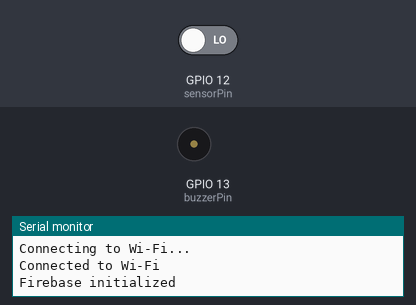
Recording of a sketch running on a simulated ESP32. On the bench: buzzer (waves = sounding, pin HIGH), the last lines printed to the serial monitor. The test bench sets the inputs (shaded band); at power-on: GPIO 12 (sensorPin) LOW. WiFi joins after 1.5 s; servers stay silent unless stated.

Above: at 3.2 s.
3.3 s: GPIO 12 (sensorPin) driven HIGH
At 3.6 s:
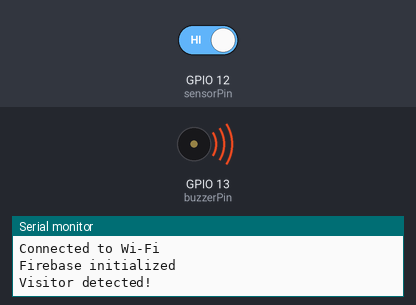
Timing chart, 0 to 6.3 s (numbered marks = the images above; inputs shaded):
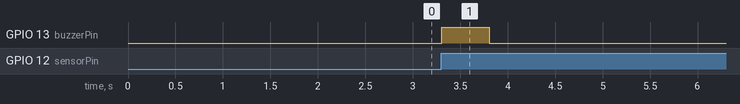

Measured:
- after the input at 3.3 s, GPIO 13 (buzzerPin): LOW → HIGH at once, → LOW 0.50 s later

The sketch:

Code.ino
```cpp
#include <WiFi.h>
#include <FirebaseESP32.h>
#include <ESPAsyncWebServer.h>
#include <ArduinoJson.h>

// Wi-Fi credentials
const char* ssid = "YOUR_WIFI_SSID";
const char* password = "YOUR_WIFI_PASSWORD";

// Firebase credentials
#define FIREBASE_HOST "your-project-id.firebaseio.com"
#define FIREBASE_AUTH "your-firebase-database-secret"

// Pins
const int sensorPin = 12; // PIR sensor pin
const int buzzerPin = 13; // Buzzer pin

// Firebase instance
FirebaseData firebaseData;

// Global variables
bool visitorDetected = false;

void setup() {
  Serial.begin(115200);

  // Initialize pins
  pinMode(sensorPin, INPUT);
  pinMode(buzzerPin, OUTPUT);

  // Connect to Wi-Fi
  WiFi.begin(ssid, password);
  while (WiFi.status() != WL_CONNECTED) {
    delay(1000);
    Serial.println("Connecting to Wi-Fi...");
  }
  Serial.println("Connected to Wi-Fi");

  // Initialize Firebase
  Firebase.begin(FIREBASE_HOST, FIREBASE_AUTH);
  Firebase.reconnectWiFi(true);

  Serial.println("Firebase initialized");
}

void loop() {
  // Check sensor input
  int sensorValue = digitalRead(sensorPin);
  if (sensorValue == HIGH && !visitorDetected) {
    visitorDetected = true;
    Serial.println("Visitor detected!");

    // Trigger buzzer
    digitalWrite(buzzerPin, HIGH);
    delay(500);
    digitalWrite(buzzerPin, LOW);

    // Send notification to Firebase
    sendNotification();
  }

  // Reset visitor detection
  if (sensorValue == LOW) {
    visitorDetected = false;
  }

  delay(100);
}

void sendNotification() {
  // Prepare JSON payload
  StaticJsonDocument<200> doc;
  doc["message"] = "Visitor detected at the door";
  doc["timestamp"] = millis();

  char jsonBuffer[512];
  serializeJson(doc, jsonBuffer);

  // Push notification to Firebase
  if (Firebase.pushJSON(firebaseData, "/doorbell/notifications", doc)) {
    Serial.println("Notification sent!");
  } else {
    Serial.print("Failed to send notification: ");
    Serial.println(firebaseData.errorReason());
  }
}
```
